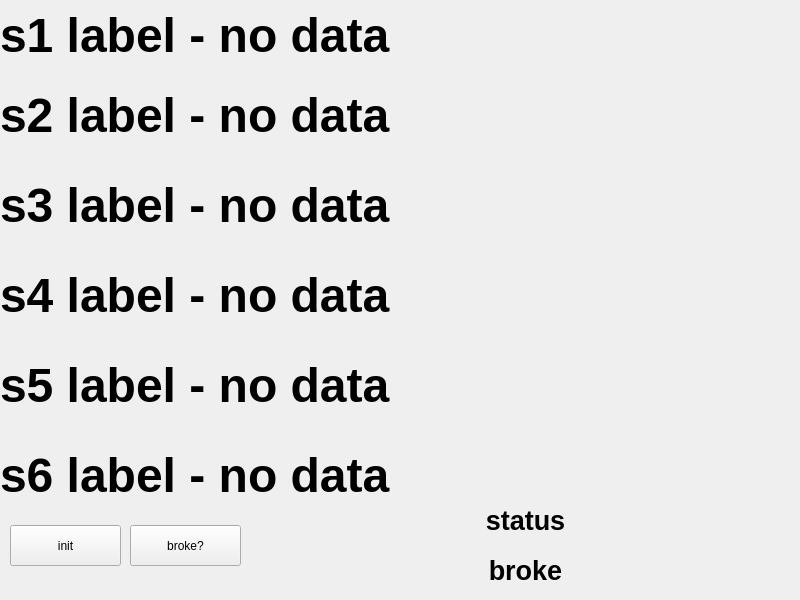
<?xml version="1.0" encoding="UTF-8"?>
<ui version="4.0">
 <class>Form</class>
 <widget class="QWidget" name="Form">
  <property name="geometry">
   <rect>
    <x>0</x>
    <y>0</y>
    <width>800</width>
    <height>600</height>
   </rect>
  </property>
  <property name="windowTitle">
   <string>Form</string>
  </property>
  <widget class="QPushButton" name="initButt">
   <property name="geometry">
    <rect>
     <x>10</x>
     <y>525</y>
     <width>111</width>
     <height>41</height>
    </rect>
   </property>
   <property name="text">
    <string>init</string>
   </property>
  </widget>
  <widget class="QLabel" name="s1txt">
   <property name="geometry">
    <rect>
     <x>0</x>
     <y>0</y>
     <width>801</width>
     <height>71</height>
    </rect>
   </property>
   <property name="font">
    <font>
     <pointsize>36</pointsize>
     <weight>75</weight>
     <bold>true</bold>
    </font>
   </property>
   <property name="text">
    <string>s1 label - no data</string>
   </property>
  </widget>
  <widget class="QLabel" name="s3txt">
   <property name="geometry">
    <rect>
     <x>0</x>
     <y>170</y>
     <width>801</width>
     <height>71</height>
    </rect>
   </property>
   <property name="font">
    <font>
     <pointsize>36</pointsize>
     <weight>75</weight>
     <bold>true</bold>
    </font>
   </property>
   <property name="text">
    <string>s3 label - no data</string>
   </property>
  </widget>
  <widget class="QLabel" name="s6txt">
   <property name="geometry">
    <rect>
     <x>0</x>
     <y>440</y>
     <width>801</width>
     <height>71</height>
    </rect>
   </property>
   <property name="font">
    <font>
     <pointsize>36</pointsize>
     <weight>75</weight>
     <bold>true</bold>
    </font>
   </property>
   <property name="text">
    <string>s6 label - no data</string>
   </property>
  </widget>
  <widget class="QLabel" name="statustxt">
   <property name="geometry">
    <rect>
     <x>260</x>
     <y>500</y>
     <width>531</width>
     <height>41</height>
    </rect>
   </property>
   <property name="font">
    <font>
     <pointsize>20</pointsize>
     <weight>75</weight>
     <bold>true</bold>
    </font>
   </property>
   <property name="text">
    <string>status</string>
   </property>
   <property name="alignment">
    <set>Qt::AlignCenter</set>
   </property>
  </widget>
  <widget class="QLabel" name="s5txt">
   <property name="geometry">
    <rect>
     <x>0</x>
     <y>350</y>
     <width>801</width>
     <height>71</height>
    </rect>
   </property>
   <property name="font">
    <font>
     <pointsize>36</pointsize>
     <weight>75</weight>
     <bold>true</bold>
    </font>
   </property>
   <property name="text">
    <string>s5 label - no data</string>
   </property>
  </widget>
  <widget class="QLabel" name="s2txt">
   <property name="geometry">
    <rect>
     <x>0</x>
     <y>80</y>
     <width>801</width>
     <height>71</height>
    </rect>
   </property>
   <property name="font">
    <font>
     <pointsize>36</pointsize>
     <weight>75</weight>
     <bold>true</bold>
    </font>
   </property>
   <property name="text">
    <string>s2 label - no data</string>
   </property>
  </widget>
  <widget class="QLabel" name="s4txt">
   <property name="geometry">
    <rect>
     <x>0</x>
     <y>260</y>
     <width>801</width>
     <height>71</height>
    </rect>
   </property>
   <property name="font">
    <font>
     <pointsize>36</pointsize>
     <weight>75</weight>
     <bold>true</bold>
    </font>
   </property>
   <property name="text">
    <string>s4 label - no data</string>
   </property>
  </widget>
  <widget class="QPushButton" name="brokeButt">
   <property name="geometry">
    <rect>
     <x>130</x>
     <y>525</y>
     <width>111</width>
     <height>41</height>
    </rect>
   </property>
   <property name="text">
    <string>broke?</string>
   </property>
  </widget>
  <widget class="QLabel" name="broketxt">
   <property name="geometry">
    <rect>
     <x>260</x>
     <y>550</y>
     <width>531</width>
     <height>41</height>
    </rect>
   </property>
   <property name="font">
    <font>
     <pointsize>20</pointsize>
     <weight>75</weight>
     <bold>true</bold>
    </font>
   </property>
   <property name="text">
    <string>broke</string>
   </property>
   <property name="alignment">
    <set>Qt::AlignCenter</set>
   </property>
  </widget>
 </widget>
 <resources/>
 <connections/>
</ui>
